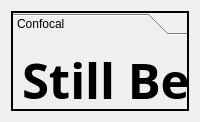
      <widget class="QWidget" name="confocal">
       <layout class="QGridLayout" name="gridLayout_34">
        <item row="0" column="0">
         <widget class="QToolBox" name="confocal_Toolbox">
          <property name="frameShape">
           <enum>QFrame::WinPanel</enum>
          </property>
          <property name="lineWidth">
           <number>5</number>
          </property>
          <property name="currentIndex">
           <number>0</number>
          </property>
          <widget class="QWidget" name="page_28">
           <property name="geometry">
            <rect>
             <x>0</x>
             <y>0</y>
             <width>98</width>
             <height>28</height>
            </rect>
           </property>
           <attribute name="label">
            <string>Confocal</string>
           </attribute>
           <widget class="QLabel" name="StillBeingWorkedOn_2">
            <property name="geometry">
             <rect>
              <x>9</x>
              <y>9</y>
              <width>630</width>
              <height>59</height>
             </rect>
            </property>
            <property name="font">
             <font>
              <family>Simplified Arabic Fixed</family>
              <pointsize>37</pointsize>
              <weight>75</weight>
              <bold>true</bold>
             </font>
            </property>
            <property name="text">
             <string>Still Being Worked On</string>
            </property>
            <property name="scaledContents">
             <bool>true</bool>
            </property>
           </widget>
          </widget>
         </widget>
        </item>
       </layout>
      </widget>
